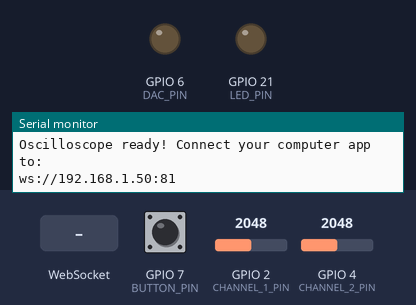
The sketch below on a simulated Seeed XIAO ESP32-C3. On the bench: output pins drawn as LEDs (lit = HIGH), the last lines printed to the serial monitor. Inputs (shaded band) come from the test bench; at power-on: GPIO 7 (BUTTON_PIN) HIGH, GPIO 2 (CHANNEL_1_PIN) = 2048, GPIO 4 (CHANNEL_2_PIN) = 2048 (analog values on the 0–4095 scale). WiFi joins after 1.5 s; servers stay silent unless stated.

Above: at 2.7 s.
2.8 s: WebSocket text "START" received
At 2.95 s:
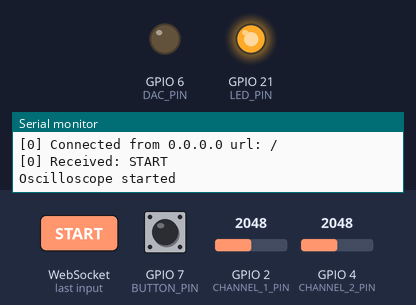
At 4.45 s:
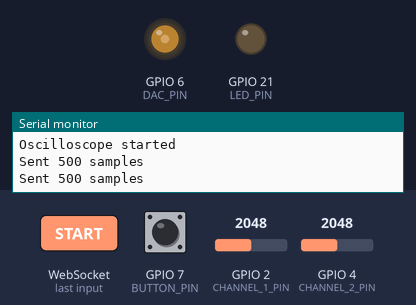
Timing chart, 0 to 4.4 s (numbered marks = the images above; inputs shaded):
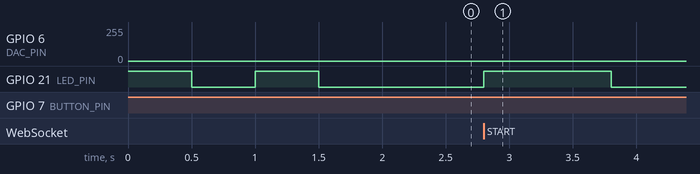

The sketch:

osc.ino
```cpp
/*
 * Wireless Dual-Channel Oscilloscope for  XIAO ESP32-C3
 *
 * Features:
 * - Dual analog input channels (GPIO1/A0 and GPIO2/A1)
 * - WiFi transmission for high-speed data transfer
 * - Real-time sampling with configurable sample rate
 * - JSON data format for easy parsing
 * - Push button cycles waveform generator (SINE, SQUARE, SAWTOOTH, TRIANGLE)
 * - WebSocket command can also change waveform (WAVE:SINE, WAVE:SQUARE, etc.)
 *
 * Hardware Setup:
 * - Channel 1: GPIO1 (A0) - Connect to input amplifier circuit
 * - Channel 2: GPIO2 (A1) - Connect to input amplifier circuit
 * - Input voltage range: 0-3.3V (use voltage divider for higher voltages)
 * - DAC/Signal Out: DAC_PIN (PWM with RC filter recommended)
 * - Button: BUTTON_PIN to GND (internal pull-up used)


 Seeed Studio XIAO ESP32-C3
The usable pins are much fewer. Here’s the correct pinout for analog (ADC) use:
	•	ADC-capable pins:
	•	A0 → GPIO2
	•	A1 → GPIO3
	•	A2 → GPIO4
	•	A3 → GPIO5
	•	A4 → GPIO6
	•	A5 → GPIO7

 */


#include <WiFi.h>
#include <WebSocketsServer.h>
#include <ArduinoJson.h>
#include <math.h>   // for sin()

// Board Configuration
#define LED_PIN D6          // Built-in LED
#define CHANNEL_1_PIN D0     // GPIO1 (A0) - First oscilloscope channel
#define CHANNEL_2_PIN D2    // GPIO3 (A1) - Second oscilloscope channel

// --- NEW DEFINES FOR WAVEFORM GENERATOR ---
#define BUTTON_PIN D5       // GPIO for push button
#define DAC_PIN D4           // GPIO for PWM output

// Waveform modes
enum Waveform { SINE, SQUARE, SAW, TRIANGLE };
Waveform currentWaveform = SINE;

// Button state tracking
bool lastButtonState = HIGH;
unsigned long lastDebounceTime = 0;
const unsigned long debounceDelay = 50; // ms

// WiFi Configuration
const char* ssid = "Wifi";        // Replace with your WiFi network

const char* password = "password";   // Replace with your WiFi password

// Oscilloscope Configuration
const int SAMPLE_RATE = 1000;           // Samples per second (adjustable)
const int BUFFER_SIZE = 500;            // Number of samples per transmission
const int ADC_RESOLUTION = 4095;        // 12-bit ADC (0-4095)
const float VOLTAGE_REF = 3.3;          // Reference voltage

// Global Variables
WebSocketsServer webSocket = WebSocketsServer(81);
bool isConnected = false;
bool isRunning = false;
unsigned long lastSampleTime = 0;
int sampleBuffer1[BUFFER_SIZE];
int sampleBuffer2[BUFFER_SIZE];
int bufferIndex = 0;

void setup() {
  Serial.begin(115200);

  // Initialize LED
  pinMode(LED_PIN, OUTPUT);
  digitalWrite(LED_PIN, HIGH); // LED on during setup

  // Initialize ADC pins
  pinMode(CHANNEL_1_PIN, INPUT);
  pinMode(CHANNEL_2_PIN, INPUT);

  // Initialize Button and DAC
  pinMode(BUTTON_PIN, INPUT_PULLUP);
  pinMode(DAC_PIN, OUTPUT);

  // Set ADC resolution to 12 bits (0-4095)
  analogReadResolution(12);

  // Connect to WiFi
  Serial.println("Starting WiFi Oscilloscope...");
  WiFi.begin(ssid, password);

  while (WiFi.status() != WL_CONNECTED) {
    delay(500);
    Serial.print(".");
    // Blink LED while connecting
    digitalWrite(LED_PIN, !digitalRead(LED_PIN));
  }

  Serial.println("");
  Serial.println("WiFi connected!");
  Serial.print("IP address: ");
  Serial.println(WiFi.localIP());
  Serial.println("WebSocket server started on port 81");

  // Start WebSocket server
  webSocket.begin();
  webSocket.onEvent(webSocketEvent);

  digitalWrite(LED_PIN, LOW); // LED off when ready
  Serial.println("Oscilloscope ready! Connect your computer app to:");
  Serial.print("ws://");
  Serial.print(WiFi.localIP());
  Serial.println(":81");
}

void loop() {
  webSocket.loop();

  // --- Handle button press for waveform cycling ---
  bool buttonState = digitalRead(BUTTON_PIN);
  if (buttonState == LOW && lastButtonState == HIGH && (millis() - lastDebounceTime) > debounceDelay) {
    lastDebounceTime = millis();
    currentWaveform = (Waveform)((currentWaveform + 1) % 4);
    Serial.print("Waveform changed to: ");
    Serial.println(currentWaveform);
    sendWaveformUpdate();
  }
  lastButtonState = buttonState;

  // Generate waveform output
  generateWaveform(currentWaveform);

  // Keep oscilloscope running
  if (isConnected && isRunning) {
    if (micros() - lastSampleTime >= (1000000 / SAMPLE_RATE)) {
      lastSampleTime = micros();
      sampleBuffer1[bufferIndex] = analogRead(CHANNEL_1_PIN);
      sampleBuffer2[bufferIndex] = analogRead(CHANNEL_2_PIN);
      bufferIndex++;
      if (bufferIndex >= BUFFER_SIZE) {
        sendSampleData();
        bufferIndex = 0;
      }
    }
  }

  // Blink LED when connected and running
  if (isConnected && isRunning) {
    static unsigned long lastBlink = 0;
    if (millis() - lastBlink > 1000) {
      digitalWrite(LED_PIN, !digitalRead(LED_PIN));
      lastBlink = millis();
    }
  }
}

void webSocketEvent(uint8_t num, WStype_t type, uint8_t * payload, size_t length) {
  switch(type) {
    case WStype_DISCONNECTED:
      Serial.printf("[%u] Disconnected!\n", num);
      isConnected = false;
      isRunning = false;
      digitalWrite(LED_PIN, LOW);
      break;

    case WStype_CONNECTED: {
      IPAddress ip = webSocket.remoteIP(num);
      Serial.printf("[%u] Connected from %d.%d.%d.%d url: %s\n", num, ip[0], ip[1], ip[2], ip[3], payload);
      isConnected = true;

      // Send initial configuration
      sendConfiguration();
      break;
    }

    case WStype_TEXT: {
      Serial.printf("[%u] Received: %s\n", num, payload);
      handleCommand((char*)payload);
      break;
    }

    default:
      break;
  }
}

void handleCommand(String command) {
  if (command == "START") {
    isRunning = true;
    bufferIndex = 0;
    Serial.println("Oscilloscope started");
  }
  else if (command == "STOP") {
    isRunning = false;
    Serial.println("Oscilloscope stopped");
  }
  else if (command.startsWith("RATE:")) {
    int newRate = command.substring(5).toInt();
    if (newRate >= 10 && newRate <= 10000) {
      Serial.println("Sample rate updated to: " + String(newRate) + " Hz");
    }
  }
  else if (command.startsWith("WAVE:")) {
    String waveType = command.substring(5);
    waveType.toUpperCase();
    if (waveType == "SINE") currentWaveform = SINE;
    else if (waveType == "SQUARE") currentWaveform = SQUARE;
    else if (waveType == "SAW" || waveType == "SAWTOOTH") currentWaveform = SAW;
    else if (waveType == "TRIANGLE") currentWaveform = TRIANGLE;
    Serial.println("Waveform set by WebSocket to: " + waveType);
    sendWaveformUpdate();
  }
}

void sendConfiguration() {
  DynamicJsonDocument doc(300);
  doc["type"] = "config";
  doc["channels"] = 2;
  doc["sampleRate"] = SAMPLE_RATE;
  doc["bufferSize"] = BUFFER_SIZE;
  doc["voltageRef"] = VOLTAGE_REF;
  doc["adcResolution"] = ADC_RESOLUTION;

  switch (currentWaveform) {
    case SINE: doc["waveform"] = "SINE"; break;
    case SQUARE: doc["waveform"] = "SQUARE"; break;
    case SAW: doc["waveform"] = "SAWTOOTH"; break;
    case TRIANGLE: doc["waveform"] = "TRIANGLE"; break;
  }

  String jsonString;
  serializeJson(doc, jsonString);
  webSocket.broadcastTXT(jsonString);
}

void sendSampleData() {
  DynamicJsonDocument doc(4000);
  doc["type"] = "data";
  doc["timestamp"] = millis();

  JsonArray ch1 = doc.createNestedArray("channel1");
  JsonArray ch2 = doc.createNestedArray("channel2");

  for (int i = 0; i < BUFFER_SIZE; i++) {
    float voltage1 = (sampleBuffer1[i] * VOLTAGE_REF) / ADC_RESOLUTION;
    float voltage2 = (sampleBuffer2[i] * VOLTAGE_REF) / ADC_RESOLUTION;
    ch1.add(voltage1);
    ch2.add(voltage2);
  }

  String jsonString;
  serializeJson(doc, jsonString);
  webSocket.broadcastTXT(jsonString);

  Serial.print("Sent ");
  Serial.print(BUFFER_SIZE);
  Serial.println(" samples");
}

// --- NEW FUNCTION: Send waveform updates ---
void sendWaveformUpdate() {
  DynamicJsonDocument doc(200);
  doc["type"] = "waveform";
  switch (currentWaveform) {
    case SINE: doc["value"] = "SINE"; break;
    case SQUARE: doc["value"] = "SQUARE"; break;
    case SAW: doc["value"] = "SAWTOOTH"; break;
    case TRIANGLE: doc["value"] = "TRIANGLE"; break;
  }
  String jsonString;
  serializeJson(doc, jsonString);
  webSocket.broadcastTXT(jsonString);
}

// --- NEW FUNCTION: Waveform generator ---
void generateWaveform(Waveform type) {
  static int phase = 0;
  const int amplitude = 255;  // 8-bit PWM
  const int steps = 100;      // resolution
  static unsigned long lastUpdate = 0;

  if (micros() - lastUpdate < 100) return; // ~10 kHz update
  lastUpdate = micros();

  int value = 0;
  switch (type) {
    case SINE:
      value = (sin(2 * PI * phase / steps) * 0.5 + 0.5) * amplitude;
      break;
    case SQUARE:
      value = (phase < steps/2) ? amplitude : 0;
      break;
    case SAW:
      value = (phase * amplitude) / steps;
      break;
    case TRIANGLE:
      value = (phase < steps/2) ? (phase * 2 * amplitude / steps)
                                : (amplitude - (phase - steps/2) * 2 * amplitude / steps);
      break;
  }

  analogWrite(DAC_PIN, value); // PWM output
  phase = (phase + 1) % steps;
}
```
